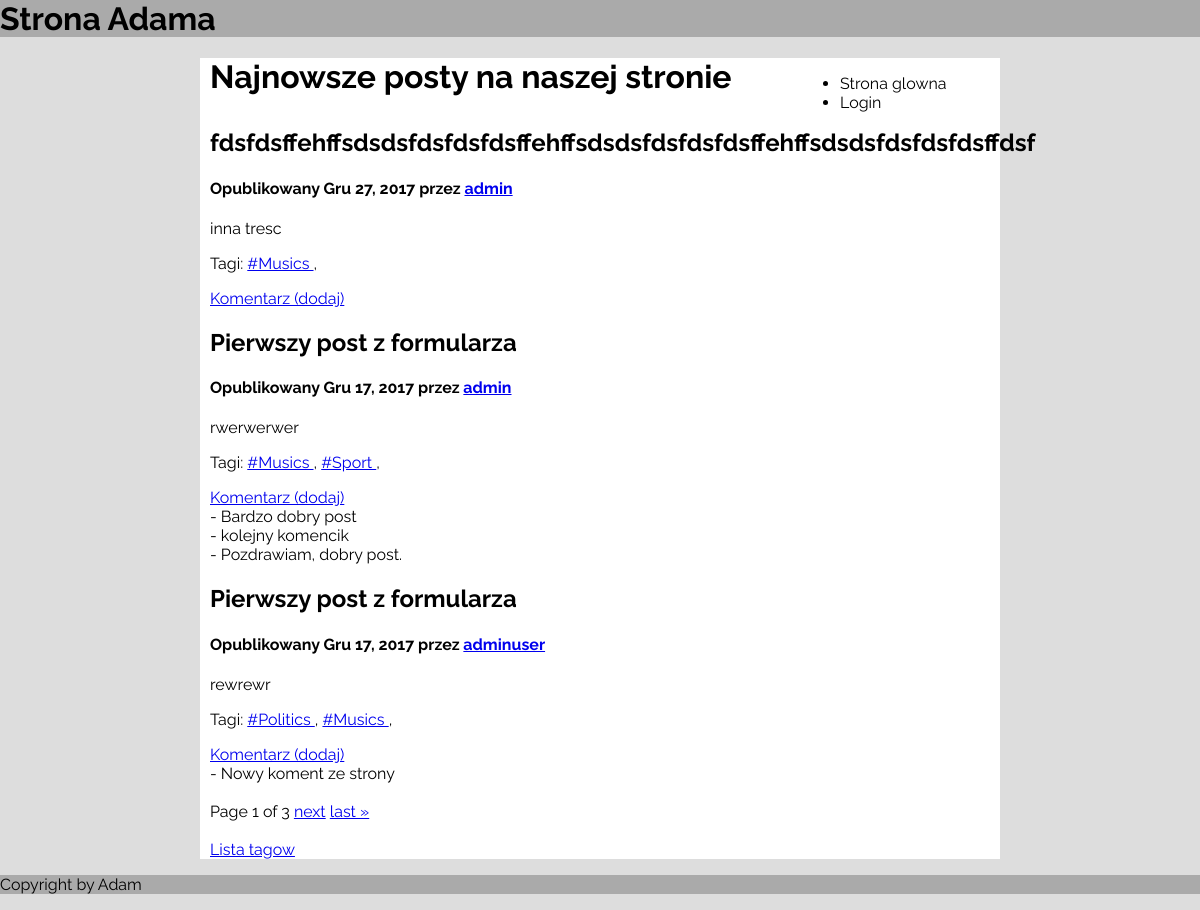
The app's page /, older data.
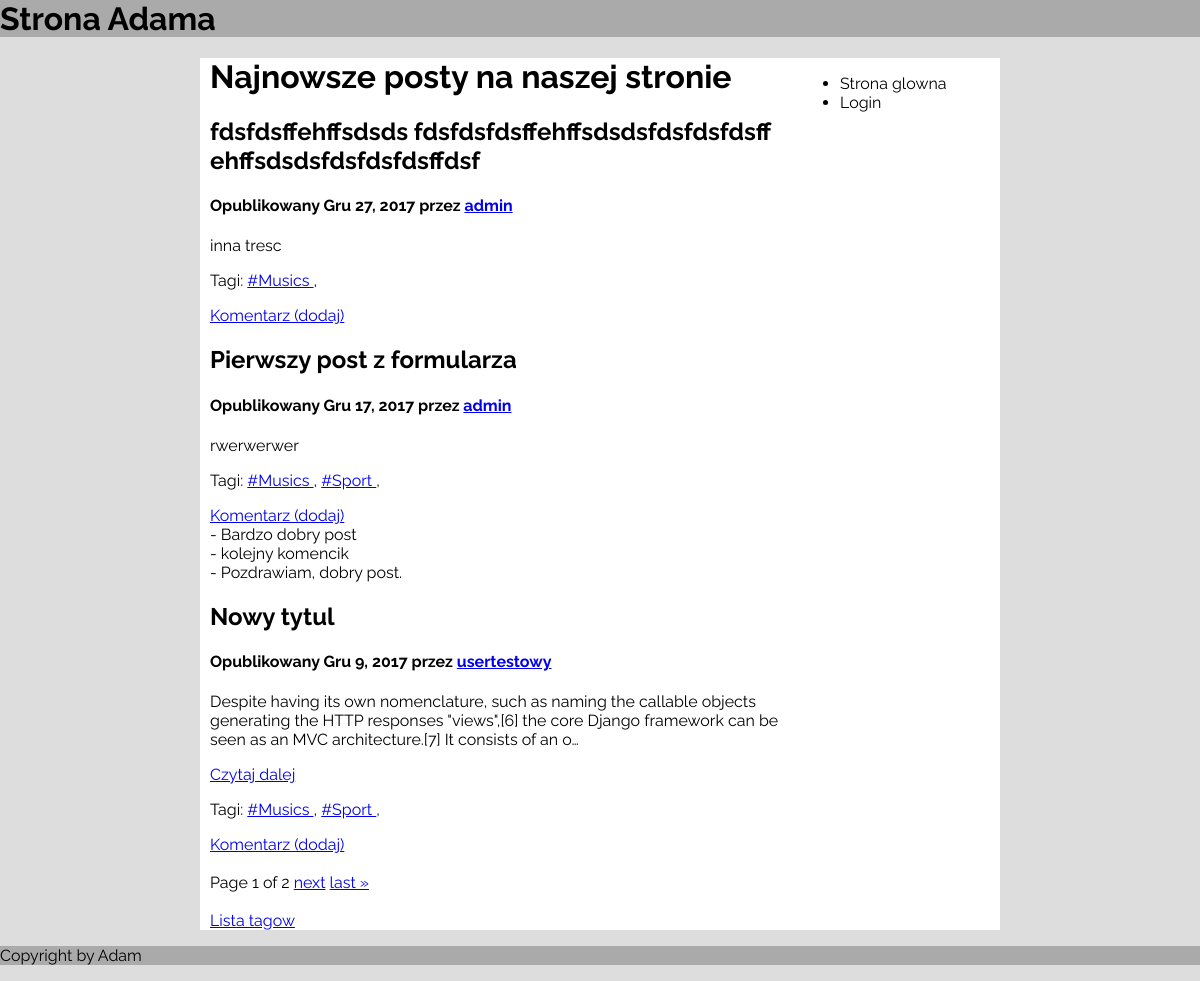
The same page, newer data.
### main/models.py (models this page shows, shortened)
class Post(models.Model):
	title = models.CharField(max_length=300)
	content = models.CharField(max_length=10000)
	publish_date = models.DateField()
	user = models.ForeignKey(User)
	tag = models.ManyToManyField(Tag)
	class Meta:
		ordering = ['-publish_date', 'title']

class Tag(models.Model):
	name = models.CharField(max_length=200, blank=True, default='', unique=True)

class Comment(models.Model):
	content = models.CharField(max_length= 300, blank=True, default='')
	post = models.ForeignKey(Post)
	comment_date = models.DateField()

### main/views.py (the view)
# urls.py: url(r'^$', views.index, name='index'),
def index(request):
	posts = Post.objects.all()
	comments = Comment.objects.all()
	paginator = Paginator(posts, POSTS_PER_PAGE) #ilosc artykulow na stronie
	page = request.GET.get('page')
	try:
		posts = paginator.page(page)
	except PageNotAnInteger:
		posts = paginator.page(1)
	context = {
		'posts': posts,
		'comments': comments
	}
	return render(request, 'main/index.html', context)

### main/templates/main/index.html (shortened to what this page needs)
{% extends 'main/base.html' %}
{% block header %}
	<h1> Najnowsze posty na naszej stronie </h1>
{% endblock %}
{% block content %}
	<div>
		{% for post in posts %}
			<div>
				<h2>{{ post.title }} </h2>
				<h4>
					Opublikowany {{ post.publish_date }} przez <a href="{% url 'user_info' post.user.username %}"> {{ post.user.username }}</a>
				</h4>
				<p> {{ post.content|truncatechars:200 }} </p>
                {% if post.content|length > 200 %}
                <a href="{% url 'one_post' post.id %}">Czytaj dalej</a>
                {% endif %}
				<p> Tagi:
					{% for t in post.tag.all %}
						<a href="/bytag/{{ t.name|slice:'1:' }}">{{t.name}} </a>
						<a>, </a>
					{% endfor %}
				</p>
			</div>
        <div><a href="{% url 'add_new_comment' post.id %}">Komentarz (dodaj)</a>
				<br>
                {% for comment in comments %}
                    {% if post.id == comment.post.id %}
                        <{{comment.comment_date}}> - {{comment.content}} <br>
                    {% endif %}
                {% endfor %}
        </div>
		{% endfor %}
	</div>
    <br>
<div>
            Page {{ posts.number }} of {{ posts.paginator.num_pages }}
        {% if posts.has_next %}
            <a href="?page={{ posts.next_page_number }}">next</a>
            <a href="?page={{ posts.paginator.num_pages }}">last &raquo;</a>
        {% endif %}
</div>
	<br>
	<a href="{% url 'tags' %}">Lista tagow</a>
{% endblock %}

### main/templates/main/base.html (shortened to what this page needs)
<!DOCTYPE html>
<html>
<head>
	{% load static %}
	<link rel="stylesheet" type="text/css" href="{% static 'main/base.css' %}">
</head>
<body>
	<div id="logo">
		<h1>Strona Adama</h1>
	</div>
	<div id="wrapper">
		<div id="menu">
			<ul>
				<li><a href="{% url 'index' %}">Strona glowna</a></li>
				{% if not user.is_authenticated %}
					<li><a href="{% url 'login' %}">Login</a></li>
				{% else %}
					<li><a href="{% url 'add_new_post' %}">Dodaj nowy post</a></li>
				{% if user.is_superuser %}
					<li><a href="{% url 'add_new_tag' %}">Dodaj nowy tag</a></li>
				{% endif %}
					<li><a href="{% url 'logout' %}">Wyloguj sie</a></li>
				{% endif %}
			</ul>
		</div>
		<div id="contentWrapper">
			<div id="header">
				{% block header %}
				{% endblock %}
			</div>
			<div id="content">
				{% block content %}
				{% endblock %}
			</div>
		</div>
	</div>
	<div id="footer">
		<p>
			Copyright by Adam
		</p>
	</div>
</body>
</html>

### main/static/main/base.css (style rules this page uses)
body { font-family: 'Raleway'; background-color: #dddddd; margin: 0; }
#wrapper { width: 800px; background: white; margin: 0 auto; min-height: 200px; }
#logo, #footer { background-color: #aaaaaa; margin: 0; }
#logo h1 { margin: 0; }
#menu { float: right; width: 200px; }
#contentWrapper { width: 600px; padding: 0px 10px; }
#menu a { text-decoration: none; color: inherit; }

Row changes from the older to the newer data that the page shows:
removed Post: title "Pierwszy post z formularza", publish_date "Gru 17, 2017", user.username "adminuser", content "rewrewr", Tag (name "#Musics")
no longer on this page (row unchanged): Tag: name "#Politics", shown under "Pierwszy post z formularza"
removed Comment: content "Nowy koment ze strony", shown under "Pierwszy post z formularza"
changed Post "inna tresc": title "fdsfdsffehffsdsdsfdsfdsfdsffehffsdsdsfdsfdsfdsffehffsdsdsfdsfdsfdsffdsf" → "fdsfdsffehffsdsds fdsfdsfdsffehffsdsdsfdsfdsfdsff ehffsdsdsfdsfdsfdsffdsf"
now on this page (row unchanged): Post: title "Nowy tytul", publish_date "Gru 9, 2017", user.username "usertestowy", content "Despite having its own nomenclature, such as naming the callable objects generating the HTTP responses \"views\",[6] the core Django framework can be seen as an MVC architecture.[7] It consists of an o…", shows "Czytaj dalej", Tag (name "#Musics"), Tag (name "#Sport")
Text that changed along with them:
{{ posts.paginator.num_pages }}: "3" → "2"
